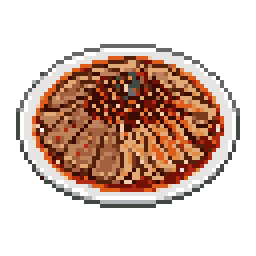
#> input picture lmewimg/item/夫妻肺片.png, 64 x 64 px, given as the content of the folder D:/plays/lmew/docs/items-seed-raw, which was not available (shown 4 times larger)
$ python process_seed_images.py '../../lmewimg/item/夫妻肺片.png'
#> lines starting #> are read from the running program, lines starting #| are printed output that depends on the picture; pictures that were not available may be replaced by others from this repository, and a replacement may not be noted
# 处理 docs/items-seed-raw/ 的 1024×1024 种子原图 → public/images/items/seed/{中文名}.png（64×64 透明底）
#   python scripts/dev/process_seed_images.py            # 全量处理
#   python scripts/dev/process_seed_images.py --dry      # 只核对文件名匹配，不写文件
# 规则：非透明像素 bbox → 补成正方形（居中）→ 内容缩放到画布 84% → 居中落到 64×64（LANCZOS）
import os
import sys
from PIL import Image

ROOT = r'D:\plays\lmew'
RAW = os.path.join(ROOT, r'docs\items-seed-raw')
OUT = os.path.join(ROOT, r'public\images\items\seed')
SIZE = 64
FILL = 0.84  # 主体占画布比例（与提示词口径一致）

dry = '--dry' in sys.argv
files = sorted(f for f in os.listdir(RAW) if f.lower().endswith('.png'))
print('原图:', len(files))

# 与种子名录核对（199 颗：185 张已配 + _seed 占位；多/少都要报）
from pathlib import Path
existing = set(os.listdir(OUT))
missing = [f for f in files if f not in existing]
print('落盘后新增:', len(missing))

if dry:
    sys.exit(0)

done, skipped = 0, []
for f in files:
    im = Image.open(os.path.join(RAW, f)).convert('RGBA')
#> im is the input picture: PIL image 64x64 RGBA; mean R, G, B, A 215.7, 193.4, 182.6, 113.2
    bbox = im.getbbox()  # 非零（含 alpha=0 但颜色非零的像素很少见，可接受）
#> bbox = (4, 11, 60, 52)
    if not bbox:
        skipped.append(f + '(全透明)')
        continue
    crop = im.crop(bbox)
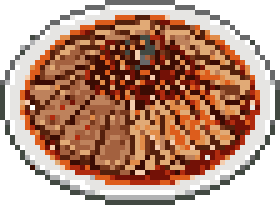
#> crop: PIL image 56x41 RGBA (shown 5 times larger); mean R, G, B, A 184.9, 145, 125.8, 202; transparent parts drawn white
    # 补成正方形（内容居中）
    w, h = crop.size
#> w = 56; h = 41
    side = max(w, h)
#> side = 56
    sq = Image.new('RGBA', (side, side), (0, 0, 0, 0))
#> sq: PIL image 56x56 RGBA; every value is 0
    sq.paste(crop, ((side - w) // 2, (side - h) // 2), crop)
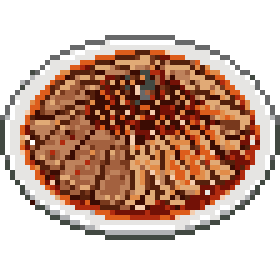
#> sq: PIL image 56x56 RGBA (shown 5 times larger); mean R, G, B, A 96.6, 67.4, 53.3, 147.9; transparent parts drawn white
    # 缩放：内容（含自身留白）放到 FILL 占比
    scale = SIZE * FILL / side
#> scale = 0.96
    new_side = max(1, round(side * scale))
#> new_side = 54
    crop2 = sq.resize((new_side, new_side), Image.LANCZOS)
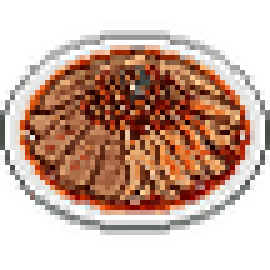
#> crop2: PIL image 54x54 RGBA (shown 5 times larger); mean R, G, B, A 102.2, 73.3, 59.4, 147.5; transparent parts drawn white
    canvas = Image.new('RGBA', (SIZE, SIZE), (0, 0, 0, 0))
#> canvas: PIL image 64x64 RGBA; every value is 0
    off = (SIZE - new_side) // 2
#> off = 5
    canvas.paste(crop2, (off, off), crop2)
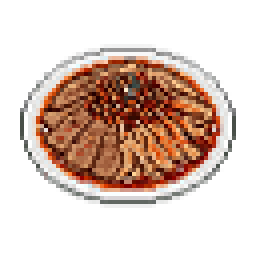
#> canvas: PIL image 64x64 RGBA (shown 4 times larger); mean R, G, B, A 68.7, 48, 38.3, 103.2; transparent parts drawn white
    canvas.save(os.path.join(OUT, f), 'PNG', optimize=True)
    done += 1

print(f'完成 {done} 张 → {OUT}')
if skipped:
    print('跳过:', '; '.join(skipped))
